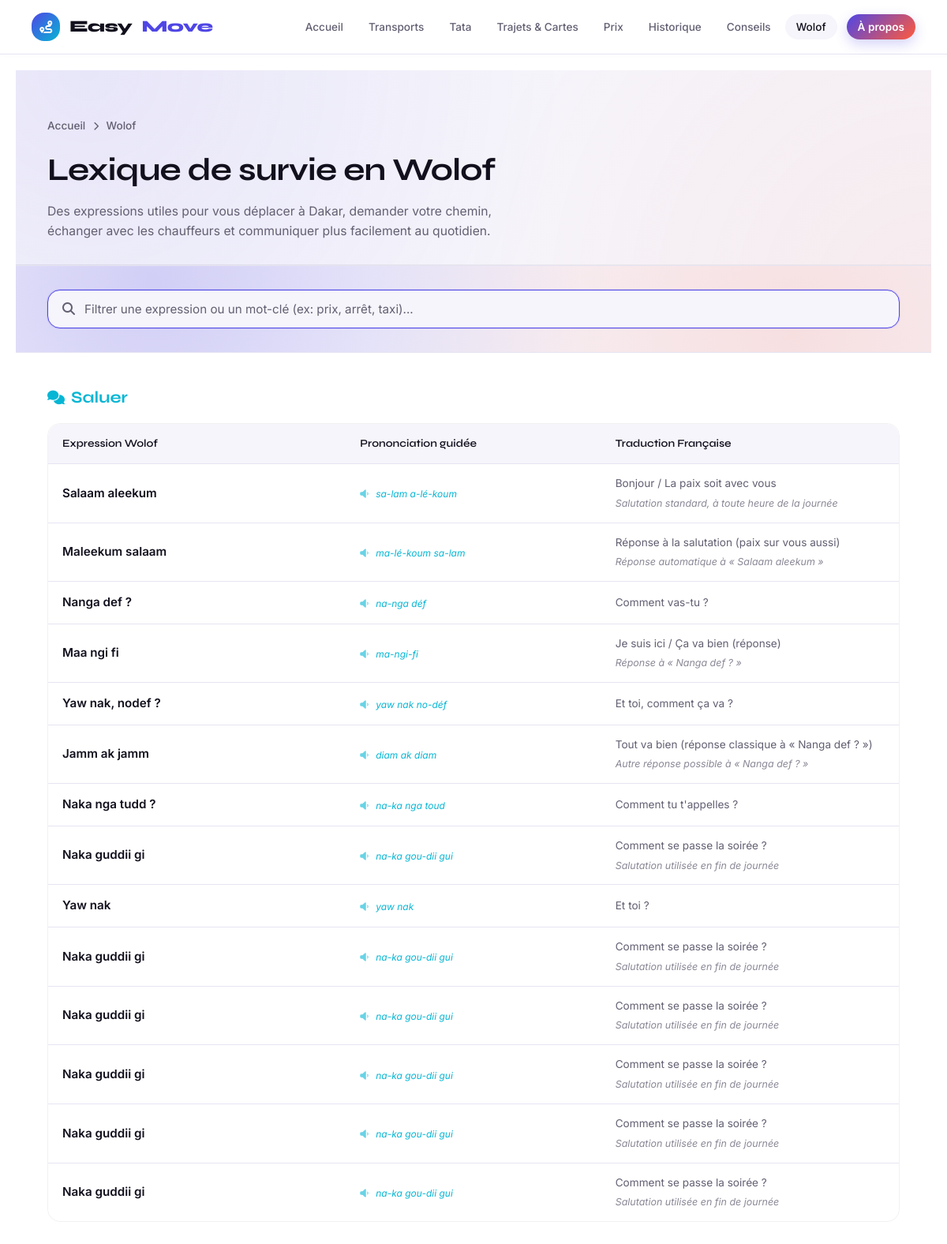
Page /wolof on the committed database.
### tables this page shows
CREATE TABLE phrases_wolof (
    id_phrase     INTEGER PRIMARY KEY AUTOINCREMENT,
    wolof         TEXT NOT NULL,
    francais      TEXT NOT NULL,
    phonetique    TEXT,
    situation     TEXT           -- ex: 'Salutations', 'Négocier un prix'
, contexte TEXT);

### app.py (the view)
@app.route("/wolof")
def wolof():
    phrases = database.get_toutes_les_phrases()
    groupes = grouper_par(phrases, "situation")
    phrases_par_situation = OrderedDict(
        (cat, groupes[cat]) for cat in ORDRE_CATEGORIES_WOLOF if cat in groupes
    )
    for cat, liste in groupes.items():
        phrases_par_situation.setdefault(cat, liste)
    return render_template(
        "wolof.html",
        phrases=phrases,
        phrases_par_situation=phrases_par_situation,
        icones_categories=ICONES_CATEGORIES_WOLOF,
        active_page="wolof",
    )

### app.py (called while the page is built)
def grouper_par(liste, cle):
    groupes = OrderedDict()
    for item in liste:
        valeur = item[cle]
        groupes.setdefault(valeur, []).append(item)
    return groupes

### database.py (called while the page is built)
def get_connection():
    conn = sqlite3.connect(DB_PATH)
    conn.row_factory = sqlite3.Row
    conn.execute("PRAGMA foreign_keys = ON")
    return conn

def get_toutes_les_phrases():
    conn = get_connection()
    phrases = conn.execute(
        "SELECT * FROM phrases_wolof ORDER BY situation, id_phrase"
    ).fetchall()
    conn.close()
    return phrases

### templates/wolof.html (shortened to what this page needs)
{% extends "base.html" %}
{% block content %}
    <div class="page-header" style="padding: 60px 0 30px; border-bottom: 1px solid var(--border-light);">
        <div class="container">
            <div class="breadcrumb" style="font-size: 0.85rem; color: var(--text-muted); margin-bottom: 12px;">
                <a href="{{ url_for('accueil') }}">Accueil</a>
                <i class="fa-solid fa-chevron-right" style="font-size: 0.7rem; margin: 0 6px;"></i> Wolof
            </div>
            <h1 style="font-size: 2.5rem; margin-bottom: 8px;">Lexique de survie en Wolof</h1>
            <p style="color: var(--text-muted); max-width: 600px;">Des expressions utiles pour vous déplacer à Dakar, demander votre chemin,
             échanger avec les chauffeurs et communiquer plus facilement au quotidien.</p>
        </div>
    </div>
    <section class="section search-section" style="padding: 30px 0;">
        <div class="container">
            <div class="search-input-wrapper">
                <i class="fa-solid fa-magnifying-glass" style="color: var(--text-muted); margin-right: 12px;"></i>
                <input type="text" id="wolofSearch" class="search-input" placeholder="Filtrer une expression ou un mot-clé (ex: prix, arrêt, taxi)...">
            </div>
        </div>
    </section>
    <section class="section" style="padding: 40px 0;">
        <div class="container">
            {% for situation, liste in phrases_par_situation.items() %}
            <div class="wolof-section reveal" style="margin-bottom: 48px;">
                <div class="wolof-section-title" style="font-family: 'Syne', sans-serif; font-weight: 700; font-size: 1.3rem; margin-bottom: 16px; color: var(--accent-cyan); display: flex; align-items: center; gap: 8px;">
                    <i class="fa-solid {{ icones_categories.get(situation, 'fa-comments') }}" style="font-size: 1.1rem;"></i> {{ situation }}
                </div>
                <div style="overflow-x: auto; border-radius: var(--radius); border: 1px solid var(--border-light);">
                    <table class="wolof-table" style="width: 100%; border: none;">
                        <thead>
                            <tr>
                                <th style="width: 35%;">Expression Wolof</th>
                                <th style="width: 30%;">Prononciation guidée</th>
                                <th style="width: 35%;">Traduction Française</th>
                            </tr>
                        </thead>
                        <tbody>
                            {% for p in liste %}
                            <tr class="phrase-row">
                                <td>
                                    <div class="wolof-phrase">{{ p.wolof }}</div>
                                </td>
                                <td>
                                    <div class="wolof-pronon">
                                        <i class="fa-solid fa-volume-low" style="margin-right: 6px; opacity: 0.6;"></i> {{ p.phonetique }}
                                    </div>
                                </td>
                                <td class="wolof-fr" style="color: var(--text-muted);">
                                    {{ p.francais }}
                                    {% if p.contexte %}<div style="margin-top: 4px; font-size: 0.78rem; font-style: italic; opacity: 0.75;">{{ p.contexte }}</div>{% endif %}
                                </td>
                            </tr>
                            {% endfor %}
                        </tbody>
                    </table>
                </div>
            </div>
            {% endfor %}
        </div>
    </section>
{% endblock %}

### static/css/style.css (style rules this page uses)
:root { --bg-primary: #ffffff; --bg-secondary: #f6f5fb; --fond-carte: rgba(255, 255, 255, 0.92); --text-main: #12101d; --text-muted: #635f72; --accent: #12101d; --primary-blue: #4f46e5; --border-color: #e7e4f2; --border-light: rgba(18, 16, 29, 0.06); --border-active: rgba(18, 16, 29, 0.18); --shadow: 0 6px 22px rgba(79, 70, 229, 0.08); --shadow-bold: 0 16px 36px rgba(79, 70, 229, 0.24); --radius: 16px; --transition: all 0.2s ease; --accent-bleu: #4f46e5; --accent-cyan: #06b6d4; --accent-vert: #10b981; --accent-jaune: #f59e0b; --accent-rouge: #ef4444; --accent-corail: #ff5a3c; --gradient-brand: linear-gradient(135deg, var(--accent-bleu) 0%, var(--accent-corail) 100%); --gradient-warm: linear-gradient(135deg, var(--accent-corail), var(--accent-jaune)); }
*, *::before, *::after { box-sizing: border-box; margin: 0; padding: 0; }
html, body { background-color: var(--bg-primary); color: var(--text-main); font-family: 'Inter', sans-serif; line-height: 1.6; -webkit-font-smoothing: antialiased; min-height: 100vh; transition: background-color 0.2s, color 0.2s; }
a { color: inherit; text-decoration: none; transition: var(--transition); }
h1, h2, h3, h4 { font-family: 'Syne', sans-serif; letter-spacing: -0.02em; color: var(--text-main); }
.container { max-width: 1200px; margin: 0 auto; padding: 0 40px; }
.page-header { padding: 56px 0 40px; background: radial-gradient(circle at 8% 0%, rgba(79, 70, 229, 0.09), transparent 55%), radial-gradient(circle at 100% 120%, rgba(255, 90, 60, 0.07), transparent 50%), var(--bg-secondary); border-bottom: 1px solid var(--border-color); }
.breadcrumb { font-size: 0.8rem; color: var(--text-muted); margin-bottom: 14px; font-weight: 500; }
.breadcrumb a { color: var(--text-muted); }
.page-header h1 { font-size: clamp(1.7rem, 3.2vw, 2.4rem); margin-bottom: 10px; }
.page-header p { color: var(--text-muted); font-size: 0.98rem; max-width: 620px; margin: 0; }
.section, .page-content { padding: 80px 0; max-width: 1200px; margin: 0 auto; }
.search-section { background: radial-gradient(circle at 15% 20%, rgba(79, 70, 229, 0.22), transparent 55%), radial-gradient(circle at 85% 80%, rgba(255, 90, 60, 0.14), transparent 55%), var(--bg-secondary); border-top: 1px solid var(--border-color); border-bottom: 1px solid var(--border-color); }
.search-input-wrapper { display: flex; align-items: center; background: var(--bg-secondary); border: 1px solid var(--accent-bleu); border-radius: var(--radius); padding: 14px 18px; box-shadow: 0 0 0 1px rgba(79, 70, 229, 0.14); transition: var(--transition); }
.search-input { flex: 1; background: transparent; border: none; outline: none; color: var(--text-main); font-size: 0.95rem; font-family: inherit; }
.search-input::placeholder { color: var(--text-muted); }
.compare-table, .wolof-table { width: 100%; border-collapse: separate; border-spacing: 0; background: var(--fond-carte); border: 1px solid var(--border-color); border-radius: var(--radius); overflow: hidden; font-size: 0.85rem; }
.compare-table th, .wolof-table th { background: var(--bg-secondary); color: var(--text-main); padding: 14px 18px; font-family: 'Syne', sans-serif; font-weight: 600; text-align: left; border-bottom: 1px solid var(--border-color); }
.compare-table td, .wolof-table td { padding: 14px 18px; border-bottom: 1px solid var(--border-color); color: var(--text-muted); }
.compare-table tr:last-child td, .wolof-table tr:last-child td { border-bottom: none; }
.wolof-phrase { color: var(--text-main); font-weight: 600; font-size: 0.95rem; }
.wolof-pronon { color: var(--accent-cyan); font-size: 0.75rem; display: block; margin-top: 2px; font-style: italic; }
.reveal { opacity: 0; transform: translateY(24px); transition: opacity 0.6s ease, transform 0.6s ease; }
.reveal.is-visible { opacity: 1; transform: translateY(0); }
.hero, .page-header, .about-hero { animation: fadeInUp 0.7s ease both; }

### rows in the picture
phrases_wolof: wolof "Salaam aleekum", phonetique "sa-lam a-lé-koum", francais "Bonjour / La paix soit avec vous", contexte "Salutation standard, à toute heure de la journée"
phrases_wolof: wolof "Maleekum salaam", phonetique "ma-lé-koum sa-lam", francais "Réponse à la salutation (paix sur vous aussi)", contexte "Réponse automatique à « Salaam aleekum »"
phrases_wolof: wolof "Nanga def ?", phonetique "na-nga déf", francais "Comment vas-tu ?"
phrases_wolof: wolof "Maa ngi fi", phonetique "ma-ngi-fi", francais "Je suis ici / Ça va bien (réponse)", contexte "Réponse à « Nanga def ? »"
phrases_wolof: wolof "Yaw nak, nodef ?", phonetique "yaw nak no-déf", francais "Et toi, comment ça va ?"
phrases_wolof: wolof "Jamm ak jamm", phonetique "diam ak diam", francais "Tout va bien (réponse classique à « Nanga def ? »)", contexte "Autre réponse possible à « Nanga def ? »"
phrases_wolof: wolof "Naka nga tudd ?", phonetique "na-ka nga toud", francais "Comment tu t'appelles ?"
phrases_wolof: wolof "Naka guddii gi", phonetique "na-ka gou-dii gui", francais "Comment se passe la soirée ?", contexte "Salutation utilisée en fin de journée"
phrases_wolof: wolof "Yaw nak", phonetique "yaw nak", francais "Et toi ?"
phrases_wolof: wolof "Naka guddii gi", phonetique "na-ka gou-dii gui", francais "Comment se passe la soirée ?", contexte "Salutation utilisée en fin de journée"
phrases_wolof: wolof "Naka guddii gi", phonetique "na-ka gou-dii gui", francais "Comment se passe la soirée ?", contexte "Salutation utilisée en fin de journée"
phrases_wolof: wolof "Naka guddii gi", phonetique "na-ka gou-dii gui", francais "Comment se passe la soirée ?", contexte "Salutation utilisée en fin de journée"
phrases_wolof: wolof "Naka guddii gi", phonetique "na-ka gou-dii gui", francais "Comment se passe la soirée ?", contexte "Salutation utilisée en fin de journée"
phrases_wolof: wolof "Naka guddii gi", phonetique "na-ka gou-dii gui", francais "Comment se passe la soirée ?", contexte "Salutation utilisée en fin de journée"

### other values in the picture
{{ situation }} "Saluer"
